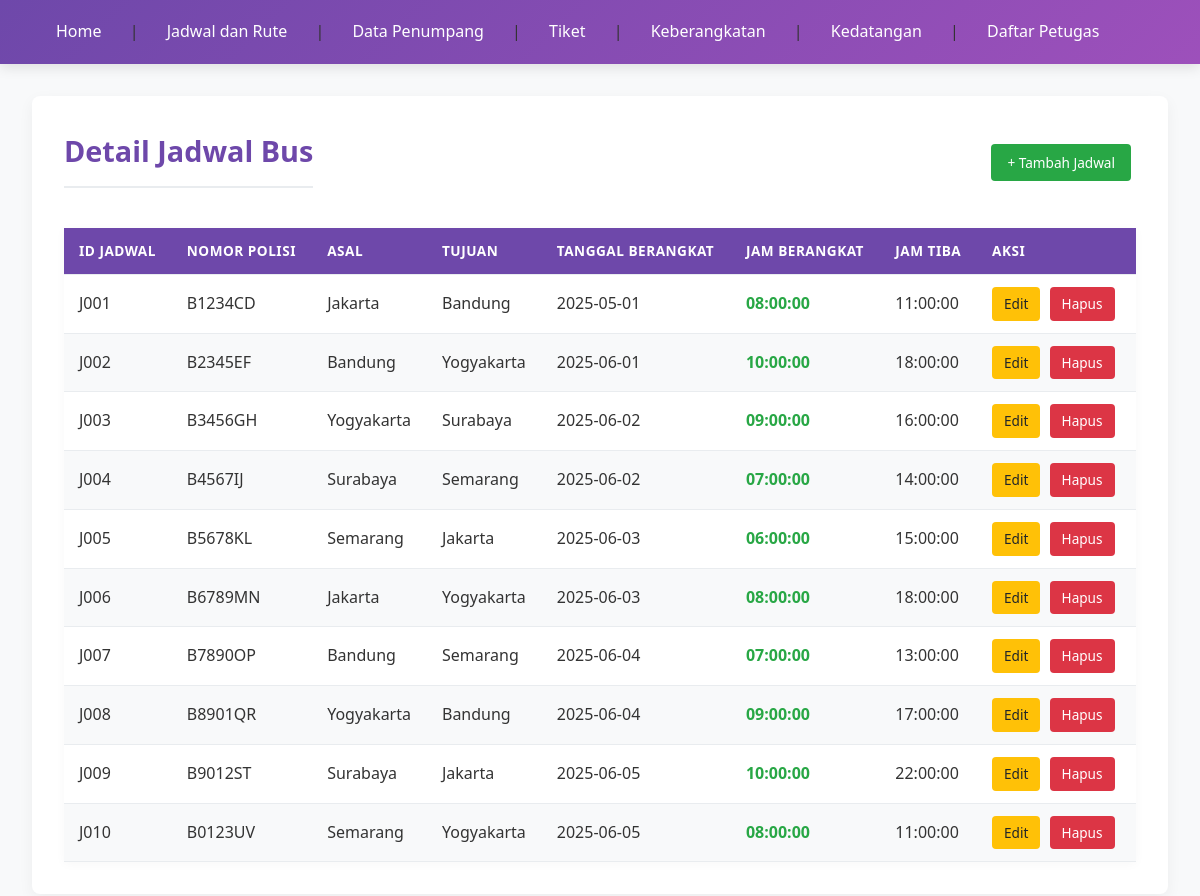
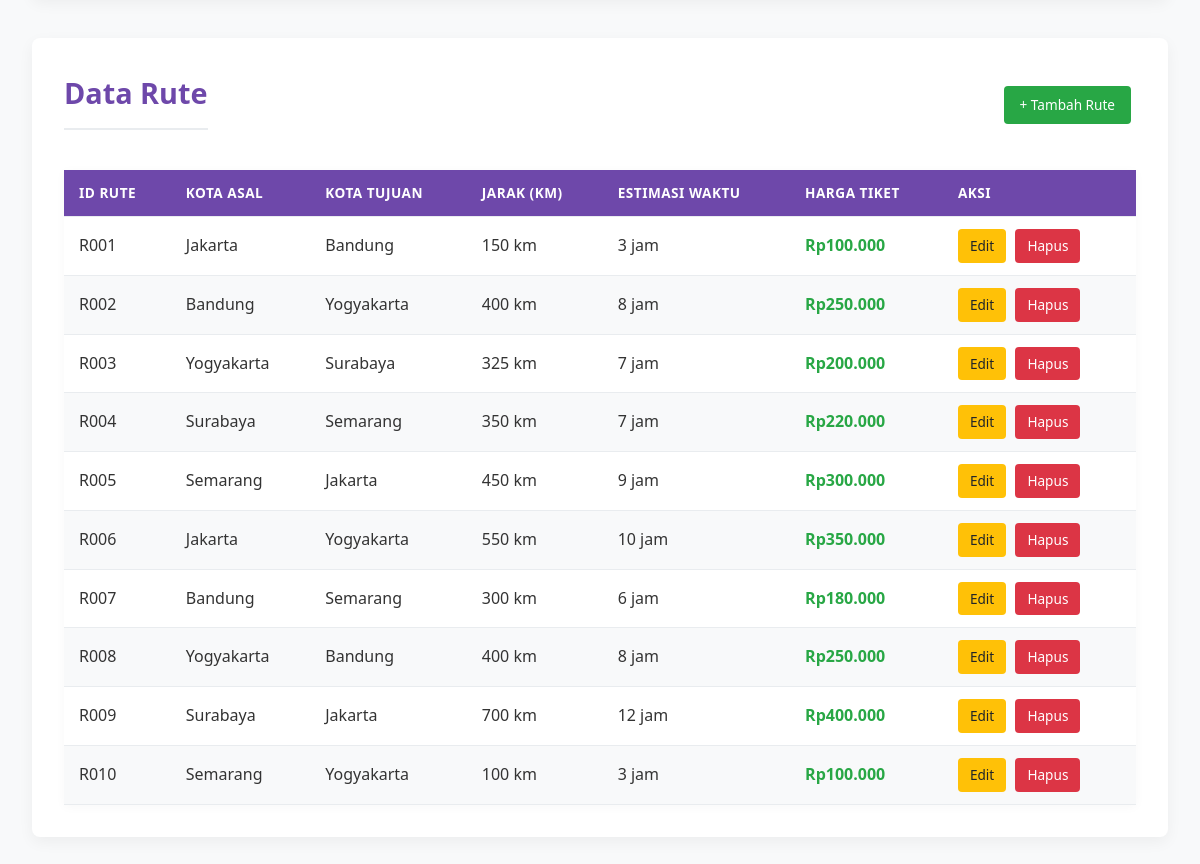
The app's page /jadwalRute.php with its own data (2 pictures, top to bottom).
### tables this page shows
CREATE TABLE `rute` (
  `id_rute` varchar(50) NOT NULL,
  `kota_asal` varchar(100) DEFAULT NULL,
  `kota_tujuan` varchar(100) DEFAULT NULL,
  `jarak_km` varchar(50) DEFAULT NULL,
  `estimasi_waktu` varchar(50) DEFAULT NULL,
  `harga_tiket` float DEFAULT NULL
);

### jadwalRute.php (the view, shortened to what this page needs)
<?php
include 'db.php';
$sql_jadwal = "SELECT * FROM vw_detail_jadwal";
$result_jadwal = $conn->query($sql_jadwal);
$sql_rute = "SELECT * FROM rute";
$result_rute = $conn->query($sql_rute);
?>
<!DOCTYPE html>
<html lang="id">
<head>
  <link rel="stylesheet" href="style/jadwalRute.css">
</head>
<body>
    <nav>
        <a href="index.php">Home</a> |
        <a href="jadwalRute.php">Jadwal dan Rute</a> |
        <a href="dataPenumpang.php">Data Penumpang</a> |
        <a href="tiket.php">Tiket</a> |
        <a href="keberangkatan.php">Keberangkatan</a> |
        <a href="kedatangan.php">Kedatangan</a> |
        <a href="daftar_petugas.php">Daftar Petugas</a>
    </nav>
  <main class="container">
    <section class="section">
      <div class="btn-container">
        <h2>Detail Jadwal Bus</h2>
        <a href="jadwalRute/tambah_jadwal.php" class="action-btn add-btn">+ Tambah Jadwal</a>
      </div>
      <table>
        <thead>
          <tr>
            <th>ID Jadwal</th>
            <th>Nomor Polisi</th>
            <th>Asal</th>
            <th>Tujuan</th>
            <th>Tanggal Berangkat</th>
            <th>Jam Berangkat</th>
            <th>Jam Tiba</th>
            <th>Aksi</th>
          </tr>
        </thead>
        <tbody>
          <?php while ($row = $result_jadwal->fetch_assoc()): ?>
          <tr>
            <td><?= htmlspecialchars($row['id_jadwal']) ?></td>
            <td><?= htmlspecialchars($row['nomor_polisi']) ?></td>
            <td><?= htmlspecialchars($row['kota_asal']) ?></td>
            <td><?= htmlspecialchars($row['kota_tujuan']) ?></td>
            <td><?= htmlspecialchars($row['tanggal_berangkat']) ?></td>
            <td><?= htmlspecialchars($row['jam_berangkat']) ?></td>
            <td><?= htmlspecialchars($row['jam_tiba']) ?></td>
            <td>
              <a href="jadwalRute/edit_jadwal.php?id=<?= $row['id_jadwal'] ?>" class="action-btn edit-btn">Edit</a>
              <a href="jadwalRute/delete_jadwal.php?id=<?= $row['id_jadwal'] ?>" class="action-btn delete-btn" onclick="return confirm('Yakin ingin menghapus jadwal ini?')">Hapus</a>
            </td>
          </tr>
          <?php endwhile; ?>
        </tbody>
      </table>
    </section>
    <section class="section">
      <div class="btn-container">
        <h2>Data Rute</h2>
        <a href="jadwalRute/tambah_rute.php" class="action-btn add-btn">+ Tambah Rute</a>
      </div>
      <table>
        <thead>
          <tr>
            <th>ID Rute</th>
            <th>Kota Asal</th>
            <th>Kota Tujuan</th>
            <th>Jarak (km)</th>
            <th>Estimasi Waktu</th>
            <th>Harga Tiket</th>
            <th>Aksi</th>
          </tr>
        </thead>
        <tbody>
          <?php while ($row = $result_rute->fetch_assoc()): ?>
          <tr>
            <td><?= htmlspecialchars($row['id_rute']) ?></td>
            <td><?= htmlspecialchars($row['kota_asal']) ?></td>
            <td><?= htmlspecialchars($row['kota_tujuan']) ?></td>
            <td><?= htmlspecialchars($row['jarak_km']) ?></td>
            <td><?= htmlspecialchars($row['estimasi_waktu']) ?></td>
            <td>Rp<?= number_format(htmlspecialchars($row['harga_tiket']), 0, ',', '.') ?></td>
            <td>
              <a href="jadwalRute/edit_rute.php?id=<?= $row['id_rute'] ?>" class="action-btn edit-btn">Edit</a>
              <a href="jadwalRute/delete_rute.php?id=<?= $row['id_rute'] ?>" class="action-btn delete-btn" onclick="return confirm('Yakin ingin menghapus rute ini?')">Hapus</a>
            </td>
          </tr>
          <?php endwhile; ?>
        </tbody>
      </table>
    </section>
  </main>
</body>
</html>

### style/jadwalRute.css (style rules this page uses)
* { margin: 0; padding: 0; box-sizing: border-box; font-family: 'Segoe UI', Tahoma, Geneva, Verdana, sans-serif; }
body { background-color: #f8f9fa; color: #333; line-height: 1.6; }
nav { background: linear-gradient(135deg, #6e48aa 0%, #9d50bb 100%); padding: 1.2rem 2rem; box-shadow: 0 4px 12px rgba(0, 0, 0, 0.1); margin-bottom: 2rem; }
nav a { color: white; text-decoration: none; font-weight: 500; margin: 0 0.5rem; padding: 0.5rem 1rem; border-radius: 4px; transition: all 0.3s ease; }
.container { max-width: 1200px; margin: 0 auto; padding: 0 2rem; }
.section { background: white; padding: 2rem; border-radius: 8px; box-shadow: 0 5px 15px rgba(0, 0, 0, 0.05); margin-bottom: 2.5rem; transition: transform 0.3s ease; }
h2 { color: #6e48aa; margin-bottom: 1.5rem; font-size: 1.8rem; font-weight: 600; padding-bottom: 0.75rem; border-bottom: 2px solid #e9ecef; }
table { width: 100%; border-collapse: collapse; margin-top: 1rem; box-shadow: 0 2px 10px rgba(0, 0, 0, 0.03); }
th, td { padding: 12px 15px; text-align: left; border-bottom: 1px solid #e9ecef; }
th { background-color: #6e48aa; color: white; font-weight: 600; text-transform: uppercase; font-size: 0.85rem; letter-spacing: 0.5px; }
tr { background-color: white; transition: all 0.2s ease; }
tr:nth-child(even) { background-color: #f8f9fa; }
td:nth-child(6) { font-weight: 600; color: #28a745; }
.action-btn { display: inline-block; padding: 6px 12px; border-radius: 4px; text-decoration: none; font-size: 0.85rem; font-weight: 500; transition: all 0.2s ease; margin-right: 5px; }
.edit-btn { background-color: #ffc107; color: #212529; }
.delete-btn { background-color: #dc3545; color: white; }
.add-btn { background-color: #28a745; color: white; padding: 8px 16px; margin-bottom: 15px; }
.btn-container { display: flex; justify-content: space-between; align-items: center; margin-bottom: 15px; }

### records on screen
rute: id_rute "R001", kota_asal "Jakarta", kota_tujuan "Bandung", jarak_km "150 km", estimasi_waktu "3 jam", harga_tiket "100.000"
rute: id_rute "R002", kota_asal "Bandung", kota_tujuan "Yogyakarta", jarak_km "400 km", estimasi_waktu "8 jam", harga_tiket "250.000"
rute: id_rute "R003", kota_asal "Yogyakarta", kota_tujuan "Surabaya", jarak_km "325 km", estimasi_waktu "7 jam", harga_tiket "200.000"
rute: id_rute "R004", kota_asal "Surabaya", kota_tujuan "Semarang", jarak_km "350 km", estimasi_waktu "7 jam", harga_tiket "220.000"
rute: id_rute "R005", kota_asal "Semarang", kota_tujuan "Jakarta", jarak_km "450 km", estimasi_waktu "9 jam", harga_tiket "300.000"
rute: id_rute "R006", kota_asal "Jakarta", kota_tujuan "Yogyakarta", jarak_km "550 km", estimasi_waktu "10 jam", harga_tiket "350.000"
rute: id_rute "R007", kota_asal "Bandung", kota_tujuan "Semarang", jarak_km "300 km", estimasi_waktu "6 jam", harga_tiket "180.000"
rute: id_rute "R008", kota_asal "Yogyakarta", kota_tujuan "Bandung", jarak_km "400 km", estimasi_waktu "8 jam", harga_tiket "250.000"
rute: id_rute "R009", kota_asal "Surabaya", kota_tujuan "Jakarta", jarak_km "700 km", estimasi_waktu "12 jam", harga_tiket "400.000"
rute: id_rute "R010", kota_asal "Semarang", kota_tujuan "Yogyakarta", jarak_km "100 km", estimasi_waktu "3 jam", harga_tiket "100.000"

### other values on screen
$row['id_jadwal'] "J001"
$row['nomor_polisi'] "B1234CD"
$row['kota_asal'] "Jakarta"
$row['kota_tujuan'] "Bandung"
$row['tanggal_berangkat'] "2025-05-01"
$row['jam_berangkat'] "08:00:00"
$row['jam_tiba'] "11:00:00"
$row['id_jadwal'] "J002"
$row['nomor_polisi'] "B2345EF"
$row['kota_asal'] "Bandung"
$row['kota_tujuan'] "Yogyakarta"
$row['tanggal_berangkat'] "2025-06-01"
$row['jam_berangkat'] "10:00:00"
$row['jam_tiba'] "18:00:00"
$row['id_jadwal'] "J003"
